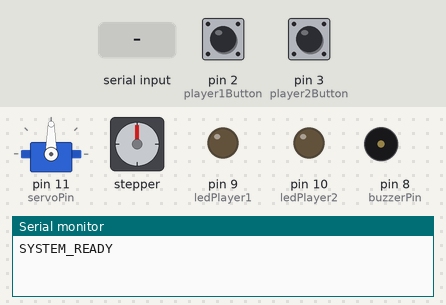
A sketch run on a simulated Arduino Uno, built with avr-gcc and run on an emulated ATmega328P. On the bench: servo, stepper motor, output pins drawn as LEDs (lit = HIGH), buzzer (waves = sounding), the last lines printed to the serial monitor. Dashed ring = blinking. Inputs (shaded band) come from the test bench; at power-on: pin 2 (player1Button) HIGH, pin 3 (player2Button) HIGH. Random numbers use the default seed unless the sketch sets one; stepper angles assume 2048 steps per turn.

Above: at 1.2 s.
1.3 s: "START\n" received over Serial
At 1.55 s:
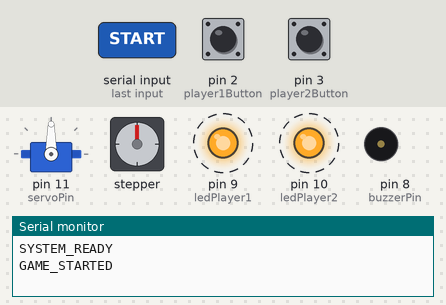
4.3 s: pin 2 (player1Button) pulled LOW for 3.2 s
At 6.2 s:
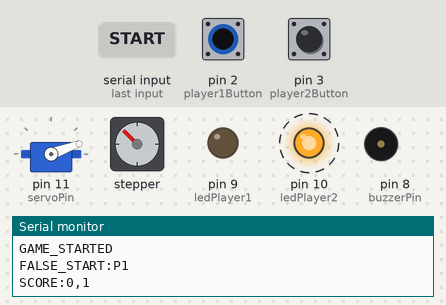
9.0 s: pin 3 (player2Button) pulled LOW for 0.15 s
At 10.9 s:
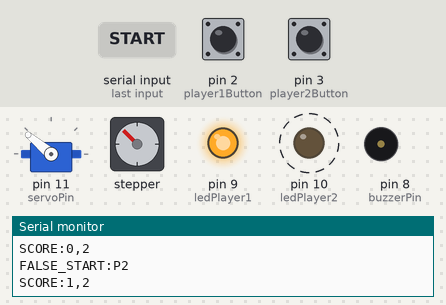
12.1 s: pin 2 (player1Button) pulled LOW for 0.15 s
At 13.5 s:
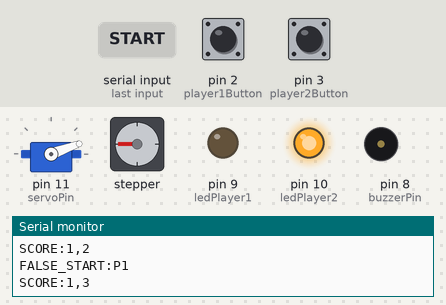
15.2 s: "START\n" received over Serial
18.2 s: pin 3 (player2Button) driven LOW
At 23.6 s:
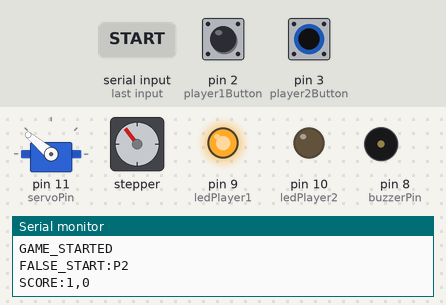
Timing chart, 0 to 25.4 s (numbered marks = the images above; inputs shaded):
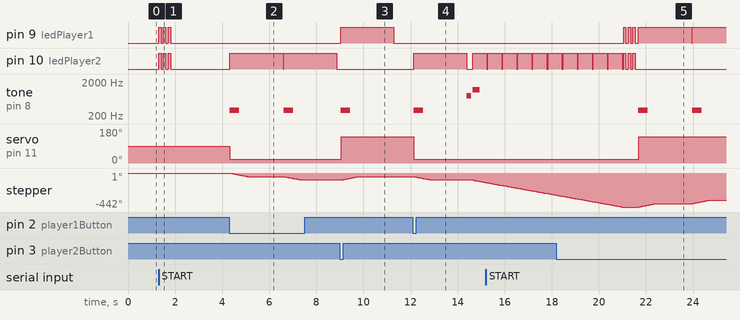

The sketch:

game6.ino
```cpp
#include <Arduino.h>
#include <Stepper.h>
#include <Servo.h>

Servo winnerServo;
const int servoPin = 11;


const int player1Button = 2;
const int player2Button = 3;

const int ledPlayer1 = 9;
const int ledPlayer2 = 10;

const int stepperIN1 = 4;
const int stepperIN2 = 5;
const int stepperIN3 = 6;
const int stepperIN4 = 7;

const int buzzerPin = 8;

const int stepsPerRevolution = 2048;
Stepper gameStepper(stepsPerRevolution, stepperIN1, stepperIN3, stepperIN2, stepperIN4);

int player1Score = 0;
int player2Score = 0;
const int winningScore = 3;
const int tugSteps = 256;
const int maxWaitSeconds = 7;

void startGame();
void playRound();
void awardPoint(int winner, long reactionTime);
void victorySpin(int winner);
void beepFalseStart();
void beepVictory();
bool buttonPressed(int buttonPin);
void waitForButtonsReleased();
void flashLeds(int times, int speed);
void checkSerialStart();

void setup() {
  Serial.begin(9600);

  pinMode(player1Button, INPUT_PULLUP);
  pinMode(player2Button, INPUT_PULLUP);
  pinMode(ledPlayer1, OUTPUT);
  pinMode(ledPlayer2, OUTPUT);
  pinMode(buzzerPin, OUTPUT);

  gameStepper.setSpeed(10);
  randomSeed(analogRead(A1));
  winnerServo.attach(servoPin);
  winnerServo.write(90);

  Serial.println("SYSTEM_READY");
}

void victorySpin() {
  gameStepper.setSpeed(15);
  gameStepper.step(2048);
}

void loop() {
  checkSerialStart();

  if (buttonPressed(player1Button) && buttonPressed(player2Button)) {
    delay(500);
    waitForButtonsReleased();
    startGame();
  }
}

void checkSerialStart() {
  if (Serial.available() > 0) {
    String command = Serial.readStringUntil('\n');
    command.trim();
    if (command == "START") {
      startGame();
    }
  }
}

void startGame() {
  player1Score = 0;
  player2Score = 0;

  Serial.println("GAME_STARTED");
  flashLeds(3, 100);

  while (player1Score < winningScore && player2Score < winningScore) {
    playRound();

    Serial.print("SCORE:");
    Serial.print(player1Score);
    Serial.print(",");
    Serial.println(player2Score);

    delay(1500);
    digitalWrite(ledPlayer1, LOW);
    digitalWrite(ledPlayer2, LOW);
  }

  if (player1Score == winningScore) {
    Serial.println("WINNER:P1");
    victorySpin(1);
  } else {
    Serial.println("WINNER:P2");
    victorySpin(2);
  }
}

void playRound() {
  unsigned long waitTime = random(1000, maxWaitSeconds * 1000UL + 1);
  unsigned long waitStart = millis();

  while (millis() - waitStart < waitTime) {
    if (buttonPressed(player1Button)) {
      Serial.println("FALSE_START:P1");
      beepFalseStart();
      awardPoint(2, 0);
      return;
    }
    if (buttonPressed(player2Button)) {
      Serial.println("FALSE_START:P2");
      beepFalseStart();
      awardPoint(1, 0);
      return;
    }
  }

  tone(buzzerPin, 1000);
  unsigned long reactionStart = millis();

  while (true) {
    bool p1 = buttonPressed(player1Button);
    bool p2 = buttonPressed(player2Button);

    if (p1 && p2) {
      noTone(buzzerPin);
      Serial.println("ROUND_DRAW");
      return;
    }
    if (p1) {
      unsigned long rTime = millis() - reactionStart;
      noTone(buzzerPin);
      Serial.print("REACTION:P1:");
      Serial.println(rTime);
      awardPoint(1, rTime);
      return;
    }
    if (p2) {
      unsigned long rTime = millis() - reactionStart;
      noTone(buzzerPin);
      Serial.print("REACTION:P2:");
      Serial.println(rTime);
      awardPoint(2, rTime);
      return;
    }
  }
}

void awardPoint(int winner, long reactionTime) {
  if (winner == 1) {
    player1Score++;
    winnerServo.write(140);
    digitalWrite(ledPlayer1, HIGH);
    gameStepper.step(tugSteps);
  } else {
    player2Score++;
    winnerServo.write(20);
    digitalWrite(ledPlayer2, HIGH);
    gameStepper.step(-tugSteps);
  }
}

void victorySpin(int winner) {
  beepVictory();
  for(int i = 0; i < 10; i++) {
    int targetLed = (winner == 1) ? ledPlayer1 : ledPlayer2;
    digitalWrite(targetLed, HIGH);
    gameStepper.step(winner == 1 ? 200 : -200);
    digitalWrite(targetLed, LOW);
    delay(50);
  }
}

void flashLeds(int times, int speed) {
  for (int i = 0; i < times; i++) {
    digitalWrite(ledPlayer1, HIGH); digitalWrite(ledPlayer2, HIGH);
    delay(speed);
    digitalWrite(ledPlayer1, LOW); digitalWrite(ledPlayer2, LOW);
    delay(speed);
  }
}

void beepFalseStart() { tone(buzzerPin, 300, 400); }

void beepVictory() {
  tone(buzzerPin, 800, 200); delay(250);
  tone(buzzerPin, 1200, 300);
}

bool buttonPressed(int buttonPin) {
  if (digitalRead(buttonPin) == LOW) {
    delay(30);
    return (digitalRead(buttonPin) == LOW);
  }
  return false;
}

void waitForButtonsReleased() {
  while (digitalRead(player1Button) == LOW || digitalRead(player2Button) == LOW) {
    delay(10);
  }

  victorySpin();
}
```

Measured:
- after the input at 1.3 s, pin 9 (ledPlayer1), pin 10 (ledPlayer2): alternates HIGH for 0.10 s and LOW for 0.10 s, 6 changes in all, then stays LOW, starting at once
- after the input at 4.3 s, pin 10 (ledPlayer2): alternates HIGH for 2.3 s and LOW for 0.03 s, starting at once; servo on pin 11 (servoPin): 90° → 20° at once; stepper: turns 45° counter-clockwise in 0.73 s, then 45° counter-clockwise in 0.71 s
- after the input at 9.0 s, pin 9 (ledPlayer1): LOW → HIGH at once, → LOW 2.3 s later; tone on pin 8 (buzzerPin): silent → 300 Hz at once, → silent 0.40 s later; servo on pin 11 (servoPin): 20° → 140° after 0.05 s; stepper: turns 45° clockwise in 0.74 s, starting after 0.05 s
- after the input at 12.1 s, pin 10 (ledPlayer2): LOW → HIGH at once, → LOW 2.3 s later, → HIGH 0.25 s later; tone on pin 8 (buzzerPin): plays 300 Hz for 0.40 s, 800 Hz for 0.20 s, 1200 Hz for 0.30 s, starting at once; servo on pin 11 (servoPin): 140° → 20° at once; stepper: turns 45° counter-clockwise in 0.73 s, then 34° counter-clockwise in 0.53 s
- after the input at 18.2 s, servo on pin 11 (servoPin): 20° → 140° after 3.5 s
- by itself, tone on pin 8 (buzzerPin): alternates 300 Hz for 0.40 s and silent for 1.9 s
